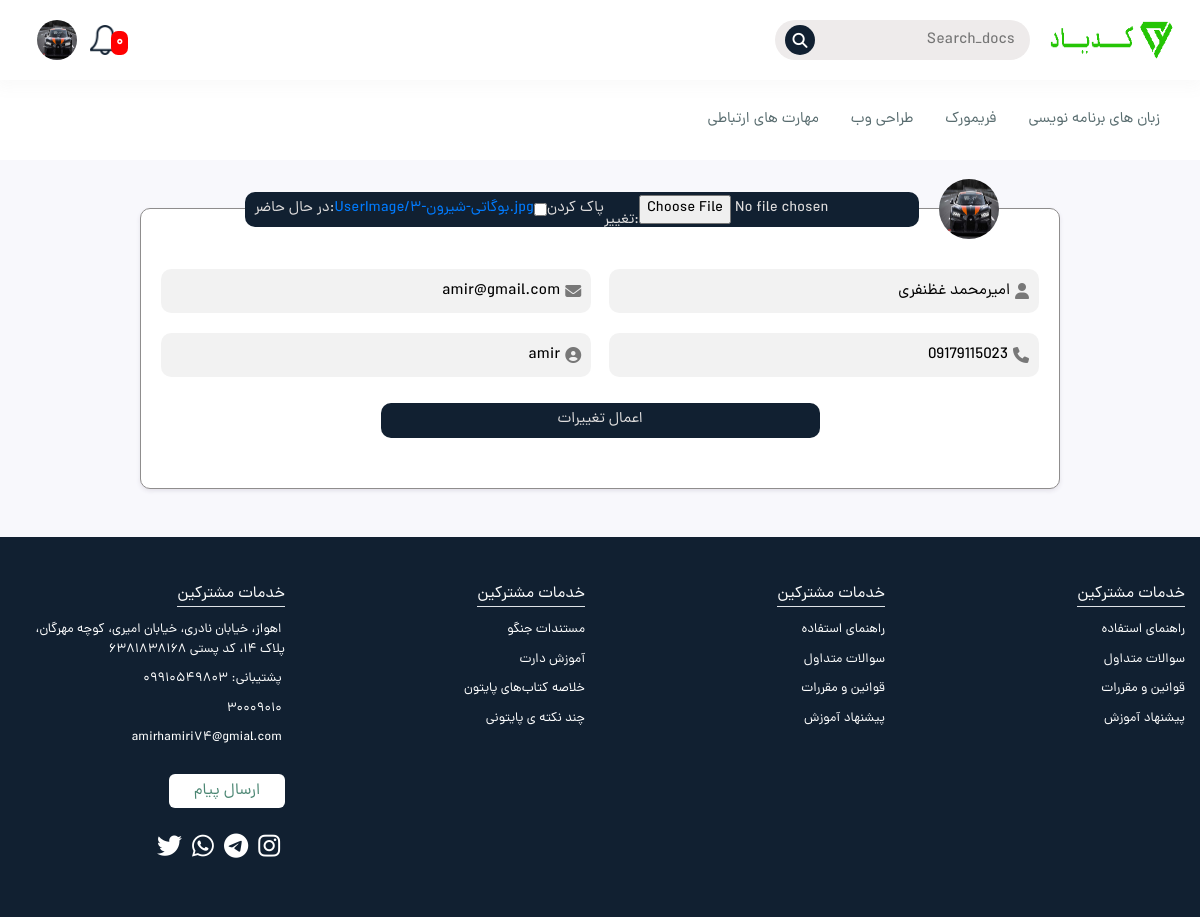
Page /account/profile-edit (signed in) on the committed database.
### account/models.py (models this page shows)
class User(AbstractUser):
    username = None
    email = models.EmailField(_('email address'), unique=True)
    Full_name = models.CharField(_('نام کامل'), max_length=50 , null=True, blank=True)
    username = models.CharField(_('نام کاربری'), max_length=50 , null=True, blank=True)
    number = models.CharField(_('شماره تلفن'), max_length=50, default=0, null=True, blank=True)
    image = models.ImageField(_('عکس'),upload_to='UserImage' , null=True, blank=True)
    USERNAME_FIELD = 'email'
    REQUIRED_FIELDS = []
    objects = CustomUserManager()

### account/views.py (the view)
# urls.py: path('profile-edit' , views.profile_edite , name='profile-edit'),
def profile_edite(request):
    if request.user.is_authenticated == True:
        user = request.user
        form = Edite_Profile_Form(instance=user)
        if request.method == 'POST':
            form = Edite_Profile_Form(request.POST  , request.FILES ,instance=user)
            if form.is_valid():
                form.save()
                return redirect('account:profile')
        else:
            form = Edite_Profile_Form(instance=user)
        return render(request , 'account/edit-user-panel.html' , {'form':form})
    else:
        return redirect('home_app:home')

### account/form.py
class Edite_Profile_Form(forms.ModelForm):
    class Meta:
        model=User
        fields=['Full_name', 'username' , 'email' , 'number' , 'image']
        widgets={
            'username':forms.TextInput(attrs={'class':'email-input' , 'placeholder':'نام کاربری'}),
            'Full_name' :forms.TextInput(attrs={'class':'email-input' , 'placeholder':'نام و نام خانوادگی'}),
            'number' :forms.TextInput(attrs={'class':'email-input' , 'placeholder':'شماره تلفن'}),
            'email' :forms.TextInput(attrs={'class':'email-input' , 'placeholder':'پست الکترونیک'}),
        }

### context_processors/context_processors.py (called while the page is built)
def Qeries(request):
    category = Categories.objects.all()
    posts = Post.objects.all()
    return{'category':category , 'posts':posts}

### account/templates/account/edit-user-panel.html (shortened to what this page needs)
{% extends "base.html" %}
{% load static %}
{% block content %}
<main>
    <section class="py-5">
        <div class="container">
           <div class="row d-flex justify-content-center">
            <div class="col-sm-9 col-md-11 col-lg-10">
                <form  action="" enctype="multipart/form-data" method="post" >
                    <div class="user-panel custom-bg">
                        <div class="user-panel-box">
                            <div class="user-panel-profile">
                                {% if request.user.image.url != None %}
                                    <img src="{{request.user.image.url}}" alt="">
                                {% else %}
                                    <img src="{% static "image/sutdent-prof.png" %}" alt="">
                                {% endif %}
                            </div>
                            <div class="change-profile-btn">
                                <button type="file" class="btn custom-btn" >{{form.image}}</button>
                            </div>
                            <div class="user-panel-field">
                                <i class="fa fa-user"></i>
                                {{form.Full_name}}
                            </div>
                            <div class="user-panel-field">
                                <i class="fa fa-envelope"></i>
                                {{form.email}}
                           </div>
                            <div class="user-panel-field">
                                <i class="fa fa-phone"></i>
                                {{form.number}}
                            </div>
                            <div class="user-panel-field">
                                <i class="fa fa-user-circle"></i>
                                {{form.username}}
                            </div>
                        </div>
                        <div class="d-flex justify-content-center mt-3 ">
                            <button type="submit" class="btn custom-btn w-50">اعمال تغییرات</button>
                        </div>
                    </div>
                </form>
            </div>
           </div>
        </div>
    </section>
</main>
{% endblock %}

### templates/includes/header.html (shortened to what this page needs)
{% load static %}
<html lang="en">
<head>
    <link rel="stylesheet" href="https://cdnjs.cloudflare.com/ajax/libs/font-awesome/5.15.3/css/all.min.css">
    <link href="https://cdn.jsdelivr.net/npm/bootstrap@5.1.3/dist/css/bootstrap.min.css" rel="stylesheet">
    <link rel="stylesheet" id="elementor-post-5219-css" href="https://patiotime.loftocean.com/demo8/wp-content/uploads/sites/5/elementor/css/post-5219.css?ver=1652427962" type="text/css" media="all">
    <link href="https://cdn.jsdelivr.net/npm/bootstrap@5.1.3/dist/css/bootstrap.min.css" rel="stylesheet">
    <link rel="stylesheet" href="{% static "components/bootstrap/bootstrap-rtl.min.css" %}">
    <link rel="stylesheet" href="{% static "components/owl-carousel/owl.carousel.min.css" %}">
    <link rel="stylesheet" href="{% static "css/style.css" %}">
</head>
<body>
    <header class="position-relative">
        <div class="main-header position-relative">
            <div class="nav-header-box mob1 d-md-flex d-lg-flex align-items-center justify-content-between">
                <div class="d-flex flex-column flex-md-row align-items-center pr-md-4">
                    <div class="logo d-flex justify-content-center align-items-center ml-3">
                        <a href="{% url 'home_app:home' %}"><img src="{% static "image/logo.png" %}" class="logo-img img-fluid" alt="" /></a>
                    </div>
                    <div class="nav-search-btn">
                        <form  method="GET" action="{% url 'blog_app:search' %}">
                            <input type="text" name="q" placeholder="Search_docs" id="q" class="search-input" autocomplete="on">
                        </form>
                        <i class="fa fa-search"></i>
                    </div>
                </div>
                <div class="d-block d-md-flex align-items-center pl-md-4">
                    {% if request.user.is_authenticated %}
                    <div class="dropdown notification-box">
                        <div class="position-relative d-none d-md-block " type="button" id="dropdownMenuButton"
                            data-toggle="dropdown" aria-haspopup="true" aria-expanded="false">
                            <img src="{% static "image/notification.png" %}" class="notification-img" alt="">
                            <div class="badge">{{request.user.notifications.count}}</div>
                        </div>
                    </div>
                    {% endif %}
                    <div class="header-login d-none d-md-block">
                        <div class="notification-box dropdown">
                            <a href="" class="btn login-btn" type="button" id="dropdownMenuButton"
                                data-toggle="dropdown" aria-haspopup="true" aria-expanded="false">
                                {% if request.user.image.url != None %}
                                <img src="{{request.user.image.url}}" alt="">
                                {% else %}
                                <img src="{% static "image/sutdent-prof.png" %}" alt="">
                                {% endif %}
                            </a>
                        </div>
                    </div>
                </div>
            </div>
        </div>
    </header>
    <nav class="nav-menu nav-menu-pc  d-none d-md-flex px-4" id="navbar">
        <li id="" class="mx-3 menu-item"><a href="" class="nav-menu-item ">زبان های برنامه نویسی </a>
        </li>
        <li id="" class="mx-3 menu-item"><a href="" class="nav-menu-item">فریمورک </a>
        </li>
        <li id="" class="mx-3 menu-item"><a href="" class="nav-menu-item">طراحی وب</a>
        </li>
        <li id="" class="mx-3 menu-item"><a href="" class="nav-menu-item">مهارت های ارتباطی</a>
        </li>
</nav>

### assets/css/style.css (style rules this page uses)
body, *:not(i) { box-sizing: border-box; word-wrap: break-word; font-family: "dana-regular" !important; margin: 0px; padding: 0px; }
li { list-style: none !important; }
:root { --main-color: rgb(51, 41, 41); --green-color: #112031; --rate-color: #c6ee17; }
button { outline: none !important; border: none !important; }
input { outline: none !important; border: none !important; }
a { text-decoration: none !important; }
body { background-color: #f8f8fc !important; }
.custom-bg { background-color: #ffffff; border-radius: 10px; box-shadow: 0 2px 4px #e3e1e9; }
.custom-btn { padding: 0px 10px; white-space: nowrap; border: 2px solid var(--green-color); border-radius: 10px; height: 35px !important; background-color: var(--green-color); color: rgb(224, 222, 222); display: flex; align-items: center; justify-content: center; transition: all 0.3s ease-in-out; width: fit-content; font-size: 15px; }
.nav-header-box { position: fixed; top: 0px; left: 0px; z-index: 122; width: 100%; height: 80px; transition: all 0.3s ease-in-out; background-color: white; box-shadow: rgba(137, 135, 135, 0.05) -1px 4px 15px 3px; }
.nav-menu-pc { width: 100%; z-index: 26; background-color: white; display: flex; align-items: center; justify-content: start; position: fixed; top: 80px; transition: all 0.3s ease-in-out; }
.nav-menu a { color: #576b6e; font-size: 15px; transition: all 0.3s ease-in-out; }
.nav-menu-item { height: 80px; display: flex; align-items: center; justify-content: center; }
.nav-search-btn { white-space: nowrap; cursor: pointer; color: #787878; height: 40px; position: relative; }
.nav-search-btn i { position: absolute; top: 50%; left: 10px; transform: translateY(-50%); font-size: 15px; background-color: #112031; color: white; width: 30px; height: 30px; border-radius: 100%; display: inline-flex; align-items: center; justify-content: center; }
.nav-search-btn input { width: 200px; padding: 0px 15px 0px 45px; border-radius: 20px; width: 100%; height: 100%; background-color: rgb(238, 235, 235); color: var(--nav-search-btn-color); }
.logo { width: 130px; height: 40px; overflow: hidden; }
.logo img { width: 130px; height: 40px; }
.notification-img { width: 30px; height: 30px; }
.badge { position: absolute; bottom: 0px; right: -8px; background-color: red; padding: 5px; font-size: 14px; border-radius: 7px; color: white; }
.login-btn img { width: 40px; height: 40px; border-radius: 100%; }
main { padding-top: 160px; }
.user-panel { border-radius: 10px; border: 1px solid rgb(143, 141, 141); padding: 50px 20px; position: relative; }
.user-panel-box { display: flex; align-items: center; flex-wrap: wrap; justify-content: space-between; }
.user-panel-field { position: relative; width: 49%; text-align: right; background: rgba(0, 0, 0, 0.05); margin: 10px 0px; display: flex; align-items: center; padding: 0px 10px; border-radius: 10px; }
.user-panel-field i { color: #787878; }
.user-panel-field input { display: flex; flex-grow: 1; padding: 10px 5px; background-color: transparent; }
.user-panel-field input::placeholder { color: #787878; text-align: right; font-size: 15px; }
.user-panel-profile { width: 60px; height: 60px; border-radius: 100%; position: absolute; top: -30px; right: 60px; }
.user-panel-profile img { width: 60px; height: 60px; border-radius: 100%; }
.change-profile-btn { position: absolute; top: -17px; right: 140px; }

### rows in the picture
User: user.notifications.count "۰", user.image (picture), Full_name "امیرمحمد غظنفری", email "amir@gmail.com", number "09179115023", username "amir"
